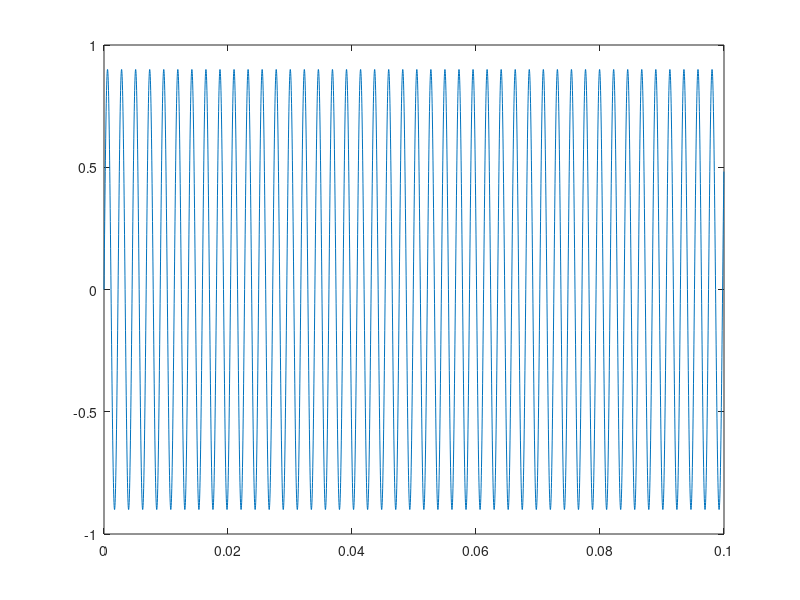

The MATLAB source for this figure:
% Max Parkin
% Birmingham City University
% BSc (Hons) Degree in Sound Engineering and Production with Professional Placement Year
% Year 2 (2024 – 2025)
% DIG5111 – Digital Signal Processing

Amp=0.9;
f=441;
fs = 44100;
ts= 1/fs;
t = 0:1/fs:(0.1-ts);
sig = Amp*sin(2*pi*f*t);
sound(sig,fs);
plot(t,sig);
audiowrite('sine1.wav',sig,fs);